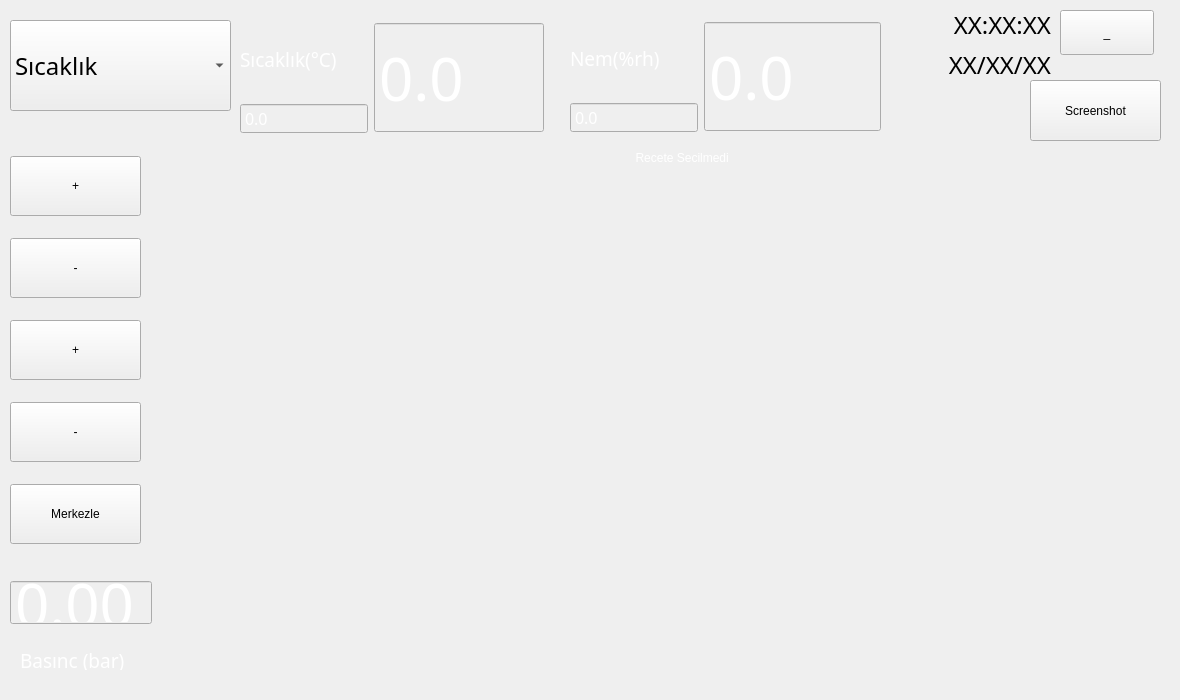
      <widget class="QWidget" name="tab_Details">
       <property name="autoFillBackground">
        <bool>false</bool>
       </property>
       <property name="styleSheet">
        <string notr="true"/>
       </property>
       <attribute name="title">
        <string>Grafik</string>
       </attribute>
       <widget class="QComboBox" name="cbSelectGraph">
        <property name="geometry">
         <rect>
          <x>10</x>
          <y>20</y>
          <width>221</width>
          <height>91</height>
         </rect>
        </property>
        <property name="minimumSize">
         <size>
          <width>100</width>
          <height>45</height>
         </size>
        </property>
        <property name="maximumSize">
         <size>
          <width>250</width>
          <height>150</height>
         </size>
        </property>
        <property name="font">
         <font>
          <family>Gill Sans MT</family>
          <pointsize>18</pointsize>
          <weight>9</weight>
          <italic>false</italic>
          <bold>false</bold>
         </font>
        </property>
        <property name="currentIndex">
         <number>0</number>
        </property>
        <item>
         <property name="text">
          <string>Sıcaklık</string>
         </property>
        </item>
        <item>
         <property name="text">
          <string>Sıcaklık Nem</string>
         </property>
        </item>
       </widget>
       <widget class="QCustomPlot" name="tTestGraph" native="true">
        <property name="geometry">
         <rect>
          <x>160</x>
          <y>140</y>
          <width>1011</width>
          <height>551</height>
         </rect>
        </property>
        <property name="font">
         <font>
          <pointsize>14</pointsize>
         </font>
        </property>
        <property name="autoFillBackground">
         <bool>false</bool>
        </property>
       </widget>
       <widget class="QLabel" name="laTestName">
        <property name="geometry">
         <rect>
          <x>520</x>
          <y>150</y>
          <width>331</width>
          <height>16</height>
         </rect>
        </property>
        <property name="layoutDirection">
         <enum>Qt::LeftToRight</enum>
        </property>
        <property name="styleSheet">
         <string notr="true">QLabel{
color : #fff;
font: 45 14pt &quot;Gill Sans MT&quot;;
}</string>
        </property>
        <property name="text">
         <string>Recete Secilmedi  </string>
        </property>
        <property name="alignment">
         <set>Qt::AlignCenter</set>
        </property>
       </widget>
       <widget class="QCustomPlot" name="pTestGraph" native="true">
        <property name="geometry">
         <rect>
          <x>150</x>
          <y>140</y>
          <width>1011</width>
          <height>551</height>
         </rect>
        </property>
        <property name="font">
         <font>
          <pointsize>14</pointsize>
         </font>
        </property>
        <property name="autoFillBackground">
         <bool>false</bool>
        </property>
       </widget>
       <widget class="QPushButton" name="bScreenshot">
        <property name="geometry">
         <rect>
          <x>1030</x>
          <y>80</y>
          <width>131</width>
          <height>61</height>
         </rect>
        </property>
        <property name="minimumSize">
         <size>
          <width>94</width>
          <height>60</height>
         </size>
        </property>
        <property name="text">
         <string>Screenshot</string>
        </property>
       </widget>
       <widget class="QWidget" name="layoutWidget">
        <property name="geometry">
         <rect>
          <x>10</x>
          <y>140</y>
          <width>131</width>
          <height>421</height>
         </rect>
        </property>
        <layout class="QVBoxLayout" name="verticalLayout_10">
         <item>
          <widget class="QPushButton" name="ZoomInVer">
           <property name="minimumSize">
            <size>
             <width>94</width>
             <height>60</height>
            </size>
           </property>
           <property name="styleSheet">
            <string notr="true">/*QPushButton {
color: #fff;
font-family: &quot;Gill Sans MT&quot;;
font-size: 21px;
border: 2px solid #c3fcf1;
border-radius: 11px;
padding: 5px;
background: qradialgradient(cx: 0.3, cy: -0.6,
fx: 0.3, fy: -0.4,
radius: 1.35, stop: 0 #65BAAB, stop: 1 #0E62A0);
min-width: 80px;
}
QPushButton:hover {
background: qradialgradient(cx: 0.3, cy: -0.4,
fx: 0.3, fy: -0.4,
radius: 1.35, stop: 0 #65BAAB, stop: 1 #0E62A0);
}
QPushButton:pressed {
background: qradialgradient(cx: 0.4, cy: -0.1,
fx: 0.4, fy: -0.1,
radius: 1.35, stop: 0 #65BAAB, stop: 1 #ddd);
}
QPushButton:disabled {
color: #888;
background: qradialgradient(cx: 0.4, cy: -0.1,
fx: 0.4, fy: -0.1,
radius: 1.35, stop: 0 #65BAAB, stop: 1 #ddd);
}</string>
           </property>
           <property name="text">
            <string>+</string>
           </property>
          </widget>
         </item>
         <item>
          <widget class="QPushButton" name="ZoomOutVer">
           <property name="minimumSize">
            <size>
             <width>94</width>
             <height>60</height>
            </size>
           </property>
           <property name="styleSheet">
            <string notr="true">/*QPushButton {
color: #fff;
font-family: &quot;Gill Sans MT&quot;;
font-size: 21px;
border: 2px solid #c3fcf1;
border-radius: 11px;
padding: 5px;
background: qradialgradient(cx: 0.3, cy: -0.6,
fx: 0.3, fy: -0.4,
radius: 1.35, stop: 0 #65BAAB, stop: 1 #0E62A0);
min-width: 80px;
}
QPushButton:hover {
background: qradialgradient(cx: 0.3, cy: -0.4,
fx: 0.3, fy: -0.4,
radius: 1.35, stop: 0 #65BAAB, stop: 1 #0E62A0);
}
QPushButton:pressed {
background: qradialgradient(cx: 0.4, cy: -0.1,
fx: 0.4, fy: -0.1,
radius: 1.35, stop: 0 #65BAAB, stop: 1 #ddd);
}
QPushButton:disabled {
color: #888;
background: qradialgradient(cx: 0.4, cy: -0.1,
fx: 0.4, fy: -0.1,
radius: 1.35, stop: 0 #65BAAB, stop: 1 #ddd);
}</string>
           </property>
           <property name="text">
            <string>-</string>
           </property>
          </widget>
         </item>
         <item>
          <widget class="QPushButton" name="ZoomInHor">
           <property name="minimumSize">
            <size>
             <width>94</width>
             <height>60</height>
            </size>
           </property>
           <property name="styleSheet">
            <string notr="true">/*QPushButton {
color: #fff;
font-family: &quot;Gill Sans MT&quot;;
font-size: 21px;
border: 2px solid #c3fcf1;
border-radius: 11px;
padding: 5px;
background: qradialgradient(cx: 0.3, cy: -0.6,
fx: 0.3, fy: -0.4,
radius: 1.35, stop: 0 #65BAAB, stop: 1 #0E62A0);
min-width: 80px;
}
QPushButton:hover {
background: qradialgradient(cx: 0.3, cy: -0.4,
fx: 0.3, fy: -0.4,
radius: 1.35, stop: 0 #65BAAB, stop: 1 #0E62A0);
}
QPushButton:pressed {
background: qradialgradient(cx: 0.4, cy: -0.1,
fx: 0.4, fy: -0.1,
radius: 1.35, stop: 0 #65BAAB, stop: 1 #ddd);
}
QPushButton:disabled {
color: #888;
background: qradialgradient(cx: 0.4, cy: -0.1,
fx: 0.4, fy: -0.1,
radius: 1.35, stop: 0 #65BAAB, stop: 1 #ddd);
}</string>
           </property>
           <property name="text">
            <string>+</string>
           </property>
          </widget>
         </item>
         <item>
          <widget class="QPushButton" name="ZoomOutHor">
           <property name="minimumSize">
            <size>
             <width>94</width>
             <height>60</height>
            </size>
           </property>
           <property name="styleSheet">
            <string notr="true">/*QPushButton {
color: #fff;
font-family: &quot;Gill Sans MT&quot;;
font-size: 21px;
border: 2px solid #c3fcf1;
border-radius: 11px;
padding: 5px;
background: qradialgradient(cx: 0.3, cy: -0.6,
fx: 0.3, fy: -0.4,
radius: 1.35, stop: 0 #65BAAB, stop: 1 #0E62A0);
min-width: 80px;
}
QPushButton:hover {
background: qradialgradient(cx: 0.3, cy: -0.4,
fx: 0.3, fy: -0.4,
radius: 1.35, stop: 0 #65BAAB, stop: 1 #0E62A0);
}
QPushButton:pressed {
background: qradialgradient(cx: 0.4, cy: -0.1,
fx: 0.4, fy: -0.1,
radius: 1.35, stop: 0 #65BAAB, stop: 1 #ddd);
}
QPushButton:disabled {
color: #888;
background: qradialgradient(cx: 0.4, cy: -0.1,
fx: 0.4, fy: -0.1,
radius: 1.35, stop: 0 #65BAAB, stop: 1 #ddd);
}</string>
           </property>
           <property name="text">
            <string>-</string>
           </property>
          </widget>
         </item>
         <item>
          <widget class="QPushButton" name="ZoomCenter">
           <property name="minimumSize">
            <size>
             <width>94</width>
             <height>60</height>
            </size>
           </property>
           <property name="styleSheet">
            <string notr="true">/*QPushButton {
color: #fff;
font-family: &quot;Gill Sans MT&quot;;
font-size: 21px;
border: 2px solid #c3fcf1;
border-radius: 11px;
padding: 5px;
background: qradialgradient(cx: 0.3, cy: -0.6,
fx: 0.3, fy: -0.4,
radius: 1.35, stop: 0 #65BAAB, stop: 1 #0E62A0);
min-width: 80px;
}
QPushButton:hover {
background: qradialgradient(cx: 0.3, cy: -0.4,
fx: 0.3, fy: -0.4,
radius: 1.35, stop: 0 #65BAAB, stop: 1 #0E62A0);
}
QPushButton:pressed {
background: qradialgradient(cx: 0.4, cy: -0.1,
fx: 0.4, fy: -0.1,
radius: 1.35, stop: 0 #65BAAB, stop: 1 #ddd);
}
QPushButton:disabled {
color: #888;
background: qradialgradient(cx: 0.4, cy: -0.1,
fx: 0.4, fy: -0.1,
radius: 1.35, stop: 0 #65BAAB, stop: 1 #ddd);
}</string>
           </property>
           <property name="text">
            <string>Merkezle</string>
           </property>
          </widget>
         </item>
        </layout>
       </widget>
       <widget class="QLabel" name="laTime_3">
        <property name="geometry">
         <rect>
          <x>930</x>
          <y>0</y>
          <width>121</width>
          <height>50</height>
         </rect>
        </property>
        <property name="minimumSize">
         <size>
          <width>50</width>
          <height>50</height>
         </size>
        </property>
        <property name="maximumSize">
         <size>
          <width>150</width>
          <height>100</height>
         </size>
        </property>
        <property name="font">
         <font>
          <family>Gill Sans MT</family>
          <pointsize>18</pointsize>
          <weight>5</weight>
          <italic>false</italic>
          <bold>false</bold>
         </font>
        </property>
        <property name="text">
         <string>XX:XX:XX</string>
        </property>
        <property name="alignment">
         <set>Qt::AlignRight|Qt::AlignTrailing|Qt::AlignVCenter</set>
        </property>
       </widget>
       <widget class="QLabel" name="laDate_3">
        <property name="geometry">
         <rect>
          <x>930</x>
          <y>40</y>
          <width>121</width>
          <height>50</height>
         </rect>
        </property>
        <property name="minimumSize">
         <size>
          <width>50</width>
          <height>50</height>
         </size>
        </property>
        <property name="maximumSize">
         <size>
          <width>150</width>
          <height>100</height>
         </size>
        </property>
        <property name="font">
         <font>
          <family>Gill Sans MT</family>
          <pointsize>18</pointsize>
          <weight>5</weight>
          <italic>false</italic>
          <bold>false</bold>
         </font>
        </property>
        <property name="text">
         <string>XX/XX/XX</string>
        </property>
        <property name="alignment">
         <set>Qt::AlignRight|Qt::AlignTrailing|Qt::AlignVCenter</set>
        </property>
       </widget>
       <widget class="QPushButton" name="bMinimize_3">
        <property name="enabled">
         <bool>true</bool>
        </property>
        <property name="geometry">
         <rect>
          <x>1060</x>
          <y>10</y>
          <width>94</width>
          <height>45</height>
         </rect>
        </property>
        <property name="sizePolicy">
         <sizepolicy hsizetype="Minimum" vsizetype="Minimum">
          <horstretch>0</horstretch>
          <verstretch>0</verstretch>
         </sizepolicy>
        </property>
        <property name="minimumSize">
         <size>
          <width>94</width>
          <height>45</height>
         </size>
        </property>
        <property name="maximumSize">
         <size>
          <width>50</width>
          <height>50</height>
         </size>
        </property>
        <property name="styleSheet">
         <string notr="true">/*QPushButton {
color: #fff;
font-family: &quot;Gill Sans MT&quot;;
font-size: 21px;
border: 2px solid #c3fcf1;
border-radius: 11px;
padding: 5px;
background: qradialgradient(cx: 0.3, cy: -0.6,
fx: 0.3, fy: -0.4,
radius: 1.35, stop: 0 #65BAAB, stop: 1 #0E62A0);
min-width: 80px;
}
QPushButton:hover {
background: qradialgradient(cx: 0.3, cy: -0.4,
fx: 0.3, fy: -0.4,
radius: 1.35, stop: 0 #65BAAB, stop: 1 #0E62A0);
}
QPushButton:pressed {
background: qradialgradient(cx: 0.4, cy: -0.1,
fx: 0.4, fy: -0.1,
radius: 1.35, stop: 0 #65BAAB, stop: 1 #ddd);
}
QPushButton:disabled {
color: #888;
background: qradialgradient(cx: 0.4, cy: -0.1,
fx: 0.4, fy: -0.1,
radius: 1.35, stop: 0 #65BAAB, stop: 1 #ddd);
}</string>
        </property>
        <property name="text">
         <string>_</string>
        </property>
       </widget>
       <widget class="QDoubleSpinBox" name="dsbPipe1Pressure">
        <property name="enabled">
         <bool>false</bool>
        </property>
        <property name="geometry">
         <rect>
          <x>10</x>
          <y>580</y>
          <width>142</width>
          <height>45</height>
         </rect>
        </property>
        <property name="minimumSize">
         <size>
          <width>90</width>
          <height>45</height>
         </size>
        </property>
        <property name="font">
         <font>
          <family>Gill Sans MT</family>
          <pointsize>45</pointsize>
          <weight>9</weight>
          <italic>false</italic>
          <bold>false</bold>
         </font>
        </property>
        <property name="styleSheet">
         <string notr="true">QDoubleSpinBox{
color : #fff;
font: 75 45pt &quot;Gill Sans MT&quot;;
}</string>
        </property>
        <property name="readOnly">
         <bool>true</bool>
        </property>
        <property name="buttonSymbols">
         <enum>QAbstractSpinBox::NoButtons</enum>
        </property>
        <property name="decimals">
         <number>2</number>
        </property>
        <property name="maximum">
         <double>10.000000000000000</double>
        </property>
        <property name="singleStep">
         <double>0.100000000000000</double>
        </property>
       </widget>
       <widget class="QLabel" name="label_14">
        <property name="geometry">
         <rect>
          <x>20</x>
          <y>650</y>
          <width>111</width>
          <height>20</height>
         </rect>
        </property>
        <property name="font">
         <font>
          <family>Gill Sans MT</family>
          <pointsize>14</pointsize>
          <weight>9</weight>
          <italic>false</italic>
          <bold>false</bold>
         </font>
        </property>
        <property name="styleSheet">
         <string notr="true">QLabel{
color : #fff;
font: 75 14pt &quot;Gill Sans MT&quot;;
}</string>
        </property>
        <property name="text">
         <string>Basınc (bar)</string>
        </property>
       </widget>
       <widget class="QWidget" name="layoutWidget">
        <property name="geometry">
         <rect>
          <x>570</x>
          <y>20</y>
          <width>311</width>
          <height>113</height>
         </rect>
        </property>
        <layout class="QGridLayout" name="gridLayout_2">
         <item row="0" column="0">
          <widget class="QLabel" name="label_80">
           <property name="minimumSize">
            <size>
             <width>125</width>
             <height>25</height>
            </size>
           </property>
           <property name="font">
            <font>
             <family>Gill Sans MT</family>
             <pointsize>14</pointsize>
             <weight>9</weight>
             <italic>false</italic>
             <bold>false</bold>
            </font>
           </property>
           <property name="styleSheet">
            <string notr="true">QLabel{
color : #fff;
font: 75 14pt &quot;Gill Sans MT&quot;;
}</string>
           </property>
           <property name="text">
            <string>Nem(%rh)</string>
           </property>
          </widget>
         </item>
         <item row="0" column="1" rowspan="2">
          <widget class="QDoubleSpinBox" name="dsbPipe1Pressure_4">
           <property name="enabled">
            <bool>false</bool>
           </property>
           <property name="minimumSize">
            <size>
             <width>142</width>
             <height>111</height>
            </size>
           </property>
           <property name="font">
            <font>
             <family>Gill Sans MT</family>
             <pointsize>45</pointsize>
             <weight>9</weight>
             <italic>false</italic>
             <bold>false</bold>
            </font>
           </property>
           <property name="styleSheet">
            <string notr="true">QDoubleSpinBox{
color : #fff;
font: 75 45pt &quot;Gill Sans MT&quot;;
}</string>
           </property>
           <property name="readOnly">
            <bool>true</bool>
           </property>
           <property name="buttonSymbols">
            <enum>QAbstractSpinBox::NoButtons</enum>
           </property>
           <property name="decimals">
            <number>1</number>
           </property>
           <property name="maximum">
            <double>100.000000000000000</double>
           </property>
           <property name="singleStep">
            <double>0.100000000000000</double>
           </property>
          </widget>
         </item>
         <item row="1" column="0">
          <widget class="QDoubleSpinBox" name="dsbCabinSetTemp_2">
           <property name="enabled">
            <bool>false</bool>
           </property>
           <property name="minimumSize">
            <size>
             <width>50</width>
             <height>25</height>
            </size>
           </property>
           <property name="font">
            <font>
             <family>Gill Sans MT</family>
             <pointsize>12</pointsize>
             <weight>9</weight>
             <italic>false</italic>
             <bold>false</bold>
            </font>
           </property>
           <property name="styleSheet">
            <string notr="true">QDoubleSpinBox{
color : #fff;
font: 75 12pt &quot;Gill Sans MT&quot;;
}</string>
           </property>
           <property name="readOnly">
            <bool>true</bool>
           </property>
           <property name="buttonSymbols">
            <enum>QAbstractSpinBox::NoButtons</enum>
           </property>
           <property name="decimals">
            <number>1</number>
           </property>
           <property name="minimum">
            <double>-50.000000000000000</double>
           </property>
           <property name="maximum">
            <double>250.000000000000000</double>
           </property>
           <property name="singleStep">
            <double>0.100000000000000</double>
           </property>
          </widget>
         </item>
        </layout>
       </widget>
       <widget class="QWidget" name="layoutWidget">
        <property name="geometry">
         <rect>
          <x>240</x>
          <y>21</y>
          <width>304</width>
          <height>113</height>
         </rect>
        </property>
        <layout class="QGridLayout" name="gridLayout_7">
         <item row="0" column="0">
          <widget class="QLabel" name="label_33">
           <property name="minimumSize">
            <size>
             <width>125</width>
             <height>25</height>
            </size>
           </property>
           <property name="font">
            <font>
             <family>Gill Sans MT</family>
             <pointsize>14</pointsize>
             <weight>9</weight>
             <italic>false</italic>
             <bold>false</bold>
            </font>
           </property>
           <property name="styleSheet">
            <string notr="true">QLabel{
color : #fff;
font: 75 14pt &quot;Gill Sans MT&quot;;
}</string>
           </property>
           <property name="text">
            <string>Sıcaklık(°C)</string>
           </property>
          </widget>
         </item>
         <item row="0" column="1" rowspan="2">
          <widget class="QDoubleSpinBox" name="dsbCabinTopTemp">
           <property name="enabled">
            <bool>false</bool>
           </property>
           <property name="minimumSize">
            <size>
             <width>142</width>
             <height>111</height>
            </size>
           </property>
           <property name="maximumSize">
            <size>
             <width>170</width>
             <height>16777215</height>
            </size>
           </property>
           <property name="font">
            <font>
             <family>Gill Sans MT</family>
             <pointsize>45</pointsize>
             <weight>9</weight>
             <italic>false</italic>
             <bold>false</bold>
            </font>
           </property>
           <property name="styleSheet">
            <string notr="true">QDoubleSpinBox{
color : #fff;
font: 75 45pt &quot;Gill Sans MT&quot;;
}</string>
           </property>
           <property name="readOnly">
            <bool>true</bool>
           </property>
           <property name="buttonSymbols">
            <enum>QAbstractSpinBox::NoButtons</enum>
           </property>
           <property name="decimals">
            <number>1</number>
           </property>
           <property name="minimum">
            <double>-50.000000000000000</double>
           </property>
           <property name="maximum">
            <double>250.000000000000000</double>
           </property>
           <property name="singleStep">
            <double>0.100000000000000</double>
           </property>
          </widget>
         </item>
         <item row="1" column="0">
          <widget class="QDoubleSpinBox" name="dsbCabinSetTemp">
           <property name="enabled">
            <bool>false</bool>
           </property>
           <property name="minimumSize">
            <size>
             <width>50</width>
             <height>25</height>
            </size>
           </property>
           <property name="font">
            <font>
             <family>Gill Sans MT</family>
             <pointsize>12</pointsize>
             <weight>9</weight>
             <italic>false</italic>
             <bold>false</bold>
            </font>
           </property>
           <property name="styleSheet">
            <string notr="true">QDoubleSpinBox{
color : #fff;
font: 75 12pt &quot;Gill Sans MT&quot;;
}</string>
           </property>
           <property name="readOnly">
            <bool>true</bool>
           </property>
           <property name="buttonSymbols">
            <enum>QAbstractSpinBox::NoButtons</enum>
           </property>
           <property name="decimals">
            <number>1</number>
           </property>
           <property name="minimum">
            <double>-50.000000000000000</double>
           </property>
           <property name="maximum">
            <double>250.000000000000000</double>
           </property>
           <property name="singleStep">
            <double>0.100000000000000</double>
           </property>
          </widget>
         </item>
        </layout>
       </widget>
       <zorder>layoutWidget</zorder>
       <zorder>cbSelectGraph</zorder>
       <zorder>pTestGraph</zorder>
       <zorder>bScreenshot</zorder>
       <zorder>layoutWidget</zorder>
       <zorder>layoutWidget</zorder>
       <zorder>tTestGraph</zorder>
       <zorder>laTime_3</zorder>
       <zorder>laDate_3</zorder>
       <zorder>bMinimize_3</zorder>
       <zorder>laTestName</zorder>
       <zorder>dsbPipe1Pressure</zorder>
       <zorder>label_14</zorder>
      </widget>
